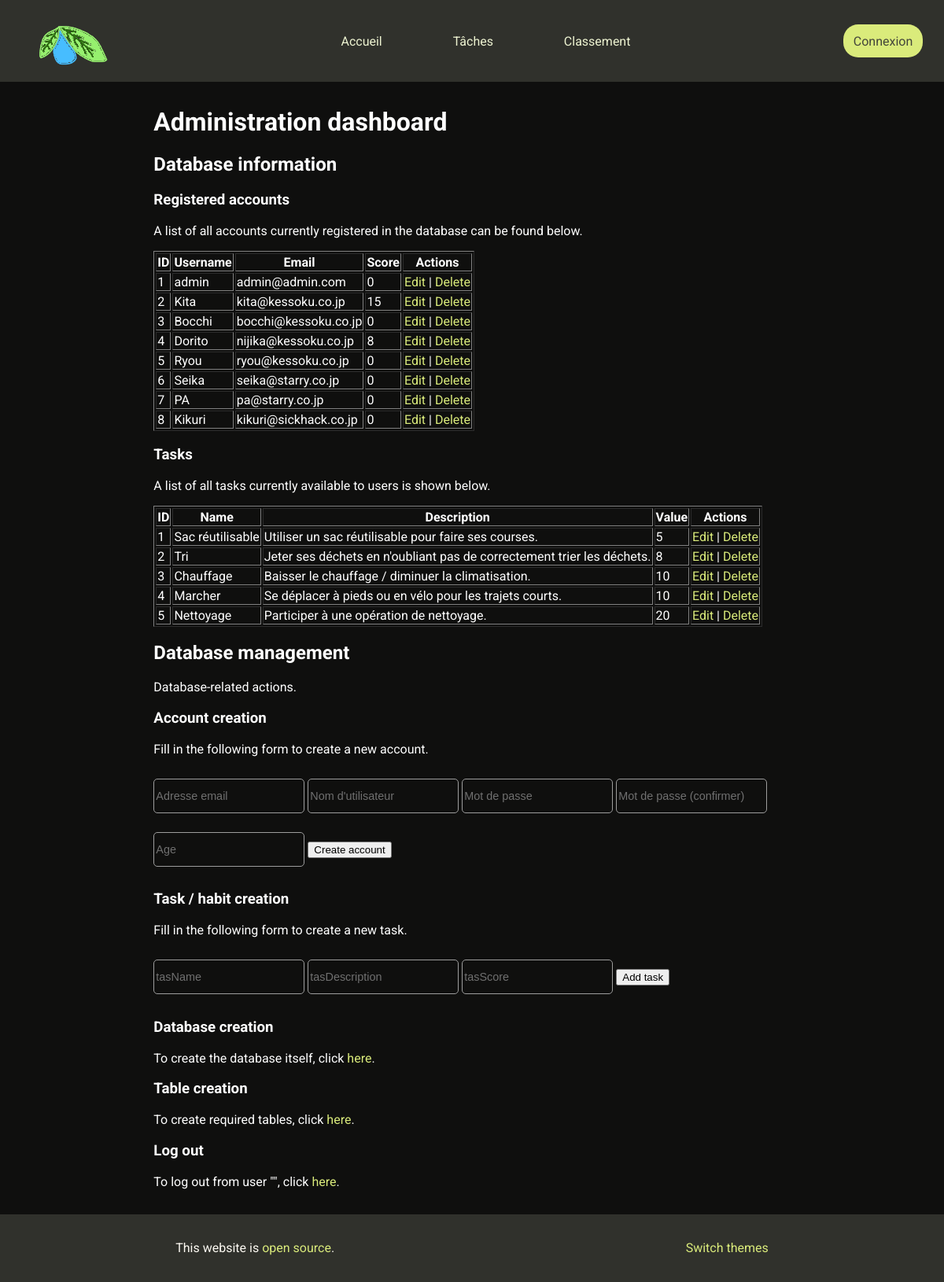
/src/html/admin.php, run on the app's committed database.
### tables this page shows
CREATE TABLE `t_Account` (
  `idAccount` int(11) NOT NULL AUTO_INCREMENT,
  `accEmail` varchar(320) NOT NULL,
  `accUsername` varchar(64) NOT NULL,
  `accPassword` varchar(64) NOT NULL,
  `accAge` tinyint(4) DEFAULT NULL,
  `accScore` int(11) DEFAULT NULL,
  PRIMARY KEY (`idAccount`),
  UNIQUE KEY `accEmail` (`accEmail`),
  UNIQUE KEY `accUsername` (`accUsername`)
);

CREATE TABLE `t_Task` (
  `idTask` int(11) NOT NULL AUTO_INCREMENT,
  `tasName` varchar(256) NOT NULL,
  `tasDescription` varchar(1024) NOT NULL,
  `tasScore` smallint(6) NOT NULL,
  `tasState` tinyint(1) NOT NULL,
  PRIMARY KEY (`idTask`)
);

### src/scripts/helper.php (called while the page is built, shortened)
<?php
class Helper {
    public static function getAccounts($conn) {
        $sql = "SELECT idAccount, accUsername, accEmail, accScore
                FROM t_Account";
        $result = $conn -> query($sql);
        return $result;
    }
    public static function getTasks($conn) {
        $sql = "SELECT idTask, tasName, tasDescription, tasScore
                FROM t_Task";
        $result = $conn -> query($sql);
        return $result;
    }
}
?>

### src/scripts/admin-tools.php (the view, shortened to what this page needs)
<?php
require_once 'connect.php';
require_once 'helper.php';
function displayAllAccounts(PDO $conn) {
    try {
        $stmt = Helper::getAccounts($conn);
        echo "<table border='1'>
                <tr>
                    <th>ID</th>
                    <th>Username</th>
                    <th>Email</th>
                    <th>Score</th>
                    <th>Actions</th>
                </tr>";
        while ($row = $stmt -> fetch(PDO::FETCH_ASSOC)) {
            $score = is_null($row["accScore"]) ?
                0 : htmlspecialchars($row["accScore"]);
            echo "<tr>
                    <td>" . htmlspecialchars($row["idAccount"]) . "</td>
                    <td>" . htmlspecialchars($row["accUsername"]) . "</td>
                    <td>" . htmlspecialchars($row["accEmail"]) . "</td>
                    <td>" . $score . "</td>
                    <td>
                        <a href='TODOedit-account.php?id="
                            . htmlspecialchars($row["idAccount"])
                            . "'>Edit</a> |
                        <a href='../scripts/admin-tools.php?action=removeAccount&id="
                            . htmlspecialchars($row["idAccount"])
                            . "'>Delete</a>
                    </td>
                </tr>";
        }
        echo "</table>";
    } catch (PDOException $e) {
        error_log("Error." . $e -> getMessage());
    }
}
function displayAllTasks($conn) {
    try {
        $stmt = Helper::getTasks($conn);
        echo "<table border='1'>
                <tr>
                    <th>ID</th>
                    <th>Name</th>
                    <th>Description</th>
                    <th>Value</th>
                    <th>Actions</th>
                </tr>";
        while ($row = $stmt -> fetch(PDO::FETCH_ASSOC)) {
            echo "<tr>
                    <td>" . htmlspecialchars($row["idTask"]) . "</td>
                    <td>" . htmlspecialchars($row["tasName"]) . "</td>
                    <td>" . htmlspecialchars($row["tasDescription"]) . "</td>
                    <td>" . htmlspecialchars($row["tasScore"]) . "</td>
                    <td>
                        <a href='update.php?id=" . htmlspecialchars($row["idTask"]) . "'>Edit</a> |
                        <a href='../scripts/admin-tools.php?action=removeTask&id="
                            . htmlspecialchars($row["idTask"])
                            . "'>Delete</a>
                    </td>
                </tr>";
        }
        echo "</table>";
    } catch (PDOException $e) {
        error_log("Error." . $e -> getMessage());
    }
}
?>

### src/html/admin.php (shortened to what this page needs)
<?php
  require_once '../scripts/admin-tools.php';
  include "../scripts/read.php";
?>
<!DOCTYPE html>
<html lang="en">
<head>
  <link rel="stylesheet" href="../styles/main.css">
</head>
<body>
<header>
    <a href="index.php">
      <img src="../../assets/logo.png" alt="Logotype" id="logo">
    </a>
    <nav>
      <ul>
        <li>
          <a href="index.php">Accueil</a>
        </li>
        <li>
          <a href="tasks.php">Tâches</a>
        </li>
        <li>
          <a href="scores.php">Classement</a>
        </li>
      </ul>
    </nav>
    <?php
          if(!isset($_SESSION['username']))
          { ?>
            <a href="signin.php" class="button">Connexion</a>
          <?php }
        ?>
  </header>
  <main>
    <div class="content">
      <h1>Administration dashboard</h1>
      <h2>Database information</h2>
      <h3>Registered accounts</h3>
      <p>A list of all accounts currently registered in the database can be found below.</p>
      <?php displayAllAccounts($conn);?>
      <h3>Tasks</h3>
      <p>A list of all tasks currently available to users is shown below.</p>
      <?php displayAllTasks($conn);?>
      <h2>Database management</h2>
      Database-related actions.
      <h3>Account creation</h3>
      <p>Fill in the following form to create a new account.</p>
      <div class="form-container">
        <form class="form-account-creation" action="../scripts/admin-tools.php?action=createAccount" method="POST">
          <input type="text" name="email" placeholder="Adresse email" required>
          <input type="text" name="username" placeholder="Nom d'utilisateur" required>
          <input type="password" name="password" placeholder="Mot de passe" required>
          <input type="password" name="password-confirm" placeholder="Mot de passe (confirmer)" required>
          <input type="number" name="age" placeholder="Age" required>
          <button type="submit">Create account</button>
        </form>
      </div>
      <h3>Task / habit creation</h3>
      <p>Fill in the following form to create a new task.</p>
      <div class="form-container">
        <form action="../scripts/admin-tools.php?action=createTask" method="POST">
          <input type="text" name="task-name" placeholder="tasName" required>
          <input type="text" name="task-description" placeholder="tasDescription" required>
          <input type="number" name="task-score" placeholder="tasScore" required>
          <button type="submit">Add task</button>
        </form>
      </div>
      <h3>Database creation</h3>
      <p>
        To create the database itself, click
        <a href="../scripts/setup.php?action=createDatabase">here</a>.
      </p>
      <h3>Table creation</h3>
      <p>
        To create required tables, click
        <a href="../scripts/setup.php?action=createTables">here</a>.
      </p>
      <h3>Log out</h3>
      <p>
        To log out from user "<?php echo htmlspecialchars($_SESSION['username']); ?>", click
        <a href="../scripts/signout.php">here</a>.
      </p>
  </main>
  <footer>
    <p>
      This website is
      <a href="https://github.com/wolfiiy/innoweeks">open source</a>.
    </p>
    <p>
      <a id="dark-mode-toggle">Switch themes</a>
    </p>
  </footer>
</body>
</html>

### src/styles/main.css (style rules this page uses)
:root { --background-accent-light: #eef4d2; --background-accent-dark: #e0e6c4; --background-neutral-light: #fcf9f2; --background-neutral-dark: #f1f1e9; --background-dark-accent-light: #30312c; --background-dark-accent-dark: #171c16; --text: black; --text-low-contrast: var(var(--background-dark-accent-light)); --text-high-contrast: var(--background-neutral-light); --accent-light: #f4fad6; --accent: #daeb7b; --accent-dark: #3f4b00; --accent-secondary: #91b046; --accent-secondary-dark: #3a655b; --foreground-light: #43453a; --foreground: black; --gray-lighter: #d2d2d2; --gray-light: #9d9d9d; --gray: #707070; --rank-1: gold; --rank-2: silver; --rank-3: #cd7f32; --rank-4: #8a2be2; --rank-5: #00bfff; }
.dark { --background-neutral-light:#0f0f0e; --background-neutral-dark: #171c16; --background-dark-accent-light: #30312c; --background-dark-accent-dark: #171c16; --accent-light: #f4fad6; --accent: #daeb7b; --accent-dark: #3f4b00; --accent-secondary: #91b046; --accent-secondary-dark: #3a655b; --text: white; }
header { display: flex; flex-flow: row nowrap; justify-content: space-between; align-items: center; background: var(--background-dark-accent-light); color: var(--text-high-contrast); }
header img { margin-left: 3ch; }
header .button { margin-right: 3ch; }
header a { color: var(--background-accent-light); }
nav ul { display: flex; flex-flow: row nowrap; justify-content: space-around; width: 100%; padding: 0; margin: 0; list-style: none; list-style-type: 0; }
nav li { padding: 0ch 5ch; }
#logo { padding: 0 2ch; }
footer { display: flex; flex-flow: row wrap; justify-content: space-around; align-items: center; padding: 2ch 0; background: var(--background-dark-accent-light); color: var(--text-high-contrast); }
footer a { color: var(--accent); }
#dark-mode-toggle { cursor: pointer; }
body { display: grid; grid-template-rows: auto 1fr auto; font: 100% "Roboto", sans-serif; min-height: 100vh; margin: 0; padding: 0; background: var(--background-neutral-light); color: var(--text); transition: all 0.1s ease-out; }
a { color: var(--accent); text-decoration: none; transition: all 0.1s ease-out; }
.content { max-width: 90ch; margin-left: auto; margin-right: auto; margin-top: 2rem; margin-bottom: 2rem; }
.button { padding: 0.7rem 0.8rem; border: none; border-radius: 19px; background: var(--accent); color: var(--foreground-light); font-size: 1rem; transition: all 0.1s ease-out; }
input { font-size: 0.9rem; height: 2.5rem; margin: 0.75rem 0; border: 1px solid var(--gray-light); background: var(--background-neutral-light); border-radius: 5px; }
input::placeholder { color: var(--gray); }

### data on the page
t_account: idAccount "1", accUsername "admin", accEmail "admin@admin.com", accScore "0"
t_account: idAccount "2", accUsername "Kita", accEmail "kita@kessoku.co.jp", accScore "15"
t_account: idAccount "3", accUsername "Bocchi", accEmail "bocchi@kessoku.co.jp", accScore "0"
t_account: idAccount "4", accUsername "Dorito", accEmail "nijika@kessoku.co.jp", accScore "8"
t_account: idAccount "5", accUsername "Ryou", accEmail "ryou@kessoku.co.jp", accScore "0"
t_account: idAccount "6", accUsername "Seika", accEmail "seika@starry.co.jp", accScore "0"
t_account: idAccount "7", accUsername "PA", accEmail "pa@starry.co.jp", accScore "0"
t_account: idAccount "8", accUsername "Kikuri", accEmail "kikuri@sickhack.co.jp", accScore "0"
t_task: idTask "1", tasName "Sac réutilisable", tasDescription "Utiliser un sac réutilisable pour faire ses courses.", tasScore "5"
t_task: idTask "2", tasName "Tri", tasDescription "Jeter ses déchets en n'oubliant pas de correctement trier les déchets.", tasScore "8"
t_task: idTask "3", tasName "Chauffage", tasDescription "Baisser le chauffage / diminuer la climatisation.", tasScore "10"
t_task: idTask "4", tasName "Marcher", tasDescription "Se déplacer à pieds ou en vélo pour les trajets courts.", tasScore "10"
t_task: idTask "5", tasName "Nettoyage", tasDescription "Participer à une opération de nettoyage.", tasScore "20"
